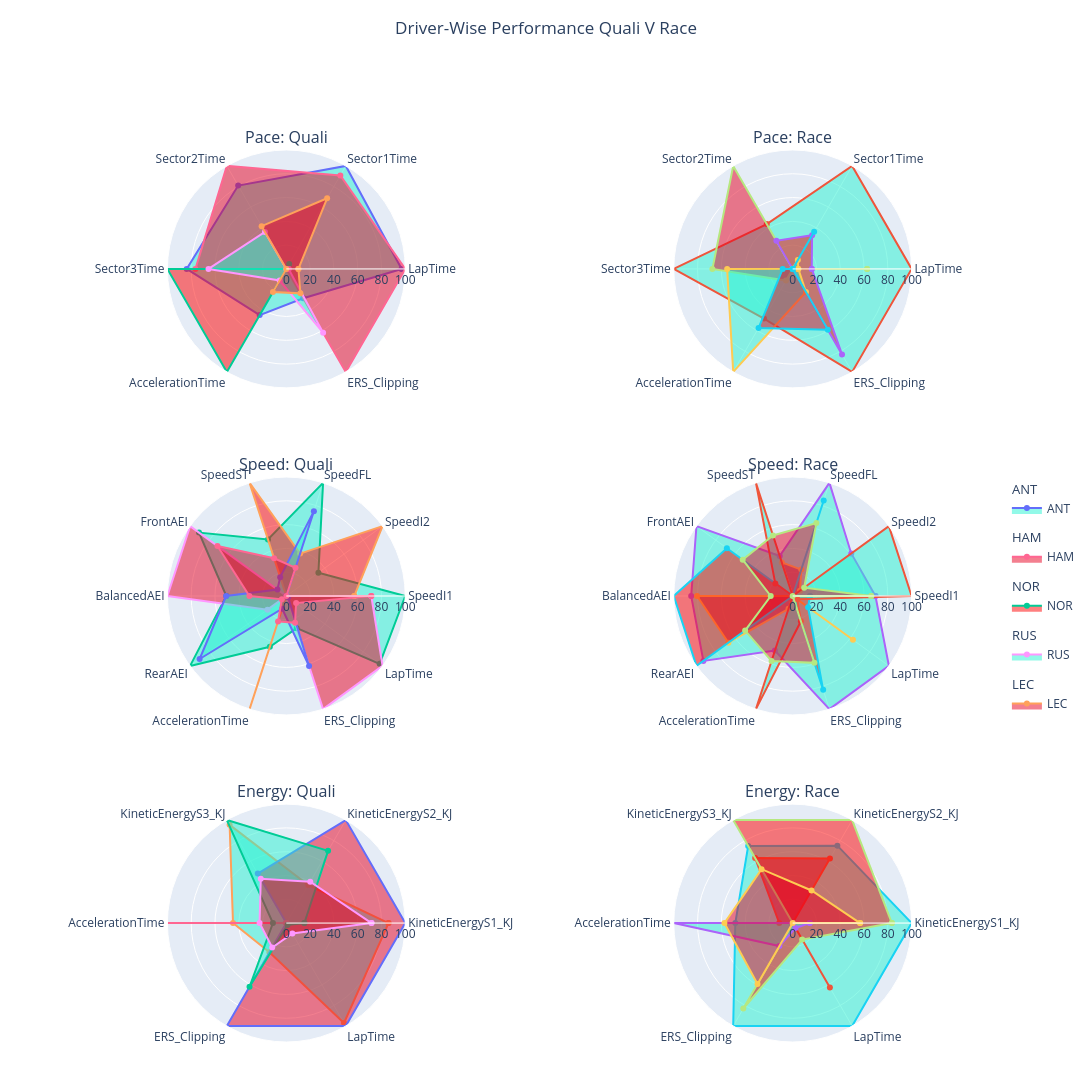

Notebook source saved alongside this figure:
### Code cell
polar_fig = data_vis.create_comparison_radar(
    quali_performance=quali_performance_rescaled,
    race_performance=race_performance_rescaled,
    drivers=top_5_drivers.to_list(),
    show_pace_categories=True,
    show_speed_categories=True,
    show_energy_categories=True,
)

polar_fig.show()

### Figure 1 — Plotly figure (JSON) as saved in the notebook; plotly's stock layout.template omitted (floating-point values rounded to 4 significant figures)
{"data": [{"fill": "toself", "fillcolor": "rgba(0.15294117647058825, 0.9568627450980393, 0.8235294117647058, 0.5)", "legendgroup": "ANT", "legendgrouptitle": {"text": "ANT"}, "name": "ANT", "r": [96.98, 100.0, 80.95, 83.77, 44.84, 28.42, 96.98], "showlegend": true, "subplot": "polar", "theta": ["LapTime", "Sector1Time", "Sector2Time", "Sector3Time", "AccelerationTime", "ERS_Clipping", "LapTime"], "type": "scatterpolar"}, {"fill": "toself", "fillcolor": "rgba(0.15294117647058825, 0.9568627450980393, 0.8235294117647058, 0.5)", "legendgroup": "ANT", "legendgrouptitle": {"text": "ANT"}, "name": "ANT", "r": [100.0, 100.0, 43.53, 100.0, 48.24, 100.0, 100.0], "showlegend": false, "subplot": "polar2", "theta": ["LapTime", "Sector1Time", "Sector2Time", "Sector3Time", "AccelerationTime", "ERS_Clipping", "LapTime"], "type": "scatterpolar"}, {"fill": "toself", "fillcolor": "rgba(0.15294117647058825, 0.9568627450980393, 0.8235294117647058, 0.5)", "legendgroup": "ANT", "legendgrouptitle": {"text": "ANT"}, "name": "ANT", "r": [100.0, 33.33, 100.0, 50.0, 90.76, 50.43, 100.0, 44.84, 28.42, 96.98, 100.0], "showlegend": false, "subplot": "polar3", "theta": ["SpeedI1", "SpeedI2", "SpeedFL", "SpeedST", "FrontAEI", "BalancedAEI", "RearAEI", "AccelerationTime", "ERS_Clipping", "LapTime", "SpeedI1"], "type": "scatterpolar"}, {"fill": "toself", "fillcolor": "rgba(0.15294117647058825, 0.9568627450980393, 0.8235294117647058, 0.5)", "legendgroup": "ANT", "legendgrouptitle": {"text": "ANT"}, "name": "ANT", "r": [69.6, 60.87, 100.0, 35.31, 100.0, 85.33, 92.81, 48.24, 100.0, 100.0, 69.6], "showlegend": false, "subplot": "polar4", "theta": ["SpeedI1", "SpeedI2", "SpeedFL", "SpeedST", "FrontAEI", "BalancedAEI", "RearAEI", "AccelerationTime", "ERS_Clipping", "LapTime", "SpeedI1"], "type": "scatterpolar"}, {"fill": "toself", "fillcolor": "rgba(0.15294117647058825, 0.9568627450980393, 0.8235294117647058, 0.5)", "legendgroup": "ANT", "legendgrouptitle": {"text": "ANT"}, "name": "ANT", "r": [85.92, 36.93, 95.37, 44.84, 28.42, 96.98, 85.92], "showlegend": false, "subplot": "polar5", "theta": ["KineticEnergyS1_KJ", "KineticEnergyS2_KJ", "KineticEnergyS3_KJ", "AccelerationTime", "ERS_Clipping", "LapTime", "KineticEnergyS1_KJ"], "type": "scatterpolar"}, {"fill": "toself", "fillcolor": "rgba(0.15294117647058825, 0.9568627450980393, 0.8235294117647058, 0.5)", "legendgroup": "ANT", "legendgrouptitle": {"text": "ANT"}, "name": "ANT", "r": [100.0, 75.15, 74.83, 48.24, 100.0, 100.0, 100.0], "showlegend": false, "subplot": "polar6", "theta": ["KineticEnergyS1_KJ", "KineticEnergyS2_KJ", "KineticEnergyS3_KJ", "AccelerationTime", "ERS_Clipping", "LapTime", "KineticEnergyS1_KJ"], "type": "scatterpolar"}, {"fill": "toself", "fillcolor": "rgba(0.9098039215686274, 0.0, 0.12549019607843137, 0.5)", "legendgroup": "HAM", "legendgrouptitle": {"text": "HAM"}, "name": "HAM", "r": [100.0, 90.82, 100.0, 76.44, 1e-05, 100.0, 100.0], "showlegend": true, "subplot": "polar", "theta": ["LapTime", "Sector1Time", "Sector2Time", "Sector3Time", "AccelerationTime", "ERS_Clipping", "LapTime"], "type": "scatterpolar"}, {"fill": "toself", "fillcolor": "rgba(0.9098039215686274, 0.0, 0.12549019607843137, 0.5)", "legendgroup": "HAM", "legendgrouptitle": {"text": "HAM"}, "name": "HAM", "r": [62.6, 1e-05, 100.0, 67.51, 11.29, 1e-05, 62.6], "showlegend": false, "subplot": "polar2", "theta": ["LapTime", "Sector1Time", "Sector2Time", "Sector3Time", "AccelerationTime", "ERS_Clipping", "LapTime"], "type": "scatterpolar"}, {"fill": "toself", "fillcolor": "rgba(0.9098039215686274, 0.0, 0.12549019607843137, 0.5)", "legendgroup": "HAM", "legendgrouptitle": {"text": "HAM"}, "name": "HAM", "r": [71.43, 1e-05, 1e-05, 1e-05, 100.0, 100.0, 19.57, 1e-05, 100.0, 100.0, 71.43], "showlegend": false, "subplot": "polar3", "theta": ["SpeedI1", "SpeedI2", "SpeedFL", "SpeedST", "FrontAEI", "BalancedAEI", "RearAEI", "AccelerationTime", "ERS_Clipping", "LapTime", "SpeedI1"], "type": "scatterpolar"}, {"fill": "toself", "fillcolor": "rgba(0.9098039215686274, 0.0, 0.12549019607843137, 0.5)", "legendgroup": "HAM", "legendgrouptitle": {"text": "HAM"}, "name": "HAM", "r": [1e-05, 7.609, 23.33, 29.72, 1e-05, 80.39, 66.79, 11.29, 1e-05, 62.6, 1e-05], "showlegend": false, "subplot": "polar4", "theta": ["SpeedI1", "SpeedI2", "SpeedFL", "SpeedST", "FrontAEI", "BalancedAEI", "RearAEI", "AccelerationTime", "ERS_Clipping", "LapTime", "SpeedI1"], "type": "scatterpolar"}, {"fill": "toself", "fillcolor": "rgba(0.9098039215686274, 0.0, 0.12549019607843137, 0.5)", "legendgroup": "HAM", "legendgrouptitle": {"text": "HAM"}, "name": "HAM", "r": [100.0, 100.0, 48.06, 1e-05, 100.0, 100.0, 100.0], "showlegend": false, "subplot": "polar5", "theta": ["KineticEnergyS1_KJ", "KineticEnergyS2_KJ", "KineticEnergyS3_KJ", "AccelerationTime", "ERS_Clipping", "LapTime", "KineticEnergyS1_KJ"], "type": "scatterpolar"}, {"fill": "toself", "fillcolor": "rgba(0.9098039215686274, 0.0, 0.12549019607843137, 0.5)", "legendgroup": "HAM", "legendgrouptitle": {"text": "HAM"}, "name": "HAM", "r": [1e-05, 62.66, 63.1, 11.29, 1e-05, 62.6, 1e-05], "showlegend": false, "subplot": "polar6", "theta": ["KineticEnergyS1_KJ", "KineticEnergyS2_KJ", "KineticEnergyS3_KJ", "AccelerationTime", "ERS_Clipping", "LapTime", "KineticEnergyS1_KJ"], "type": "scatterpolar"}, {"fill": "toself", "fillcolor": "rgba(1.0, 0.5019607843137255, 0.0, 0.5)", "legendgroup": "NOR", "legendgrouptitle": {"text": "NOR"}, "name": "NOR", "r": [1e-05, 4.831, 1e-05, 100.0, 100.0, 1e-05, 1e-05], "showlegend": true, "subplot": "polar", "theta": ["LapTime", "Sector1Time", "Sector2Time", "Sector3Time", "AccelerationTime", "ERS_Clipping", "LapTime"], "type": "scatterpolar"}, {"fill": "toself", "fillcolor": "rgba(1.0, 0.5019607843137255, 0.0, 0.5)", "legendgroup": "NOR", "legendgrouptitle": {"text": "NOR"}, "name": "NOR", "r": [16.01, 32.68, 27.4, 1e-05, 1e-05, 82.97, 16.01], "showlegend": false, "subplot": "polar2", "theta": ["LapTime", "Sector1Time", "Sector2Time", "Sector3Time", "AccelerationTime", "ERS_Clipping", "LapTime"], "type": "scatterpolar"}, {"fill": "toself", "fillcolor": "rgba(1.0, 0.5019607843137255, 0.0, 0.5)", "legendgroup": "NOR", "legendgrouptitle": {"text": "NOR"}, "name": "NOR", "r": [57.14, 100.0, 37.5, 100.0, 1e-05, 1e-05, 1e-05, 100.0, 1e-05, 1e-05, 57.14], "showlegend": false, "subplot": "polar3", "theta": ["SpeedI1", "SpeedI2", "SpeedFL", "SpeedST", "FrontAEI", "BalancedAEI", "RearAEI", "AccelerationTime", "ERS_Clipping", "LapTime", "SpeedI1"], "type": "scatterpolar"}, {"fill": "toself", "fillcolor": "rgba(1.0, 0.5019607843137255, 0.0, 0.5)", "legendgroup": "NOR", "legendgrouptitle": {"text": "NOR"}, "name": "NOR", "r": [14.54, 1e-05, 84.44, 1e-05, 68.41, 100.0, 100.0, 1e-05, 82.97, 16.01, 14.54], "showlegend": false, "subplot": "polar4", "theta": ["SpeedI1", "SpeedI2", "SpeedFL", "SpeedST", "FrontAEI", "BalancedAEI", "RearAEI", "AccelerationTime", "ERS_Clipping", "LapTime", "SpeedI1"], "type": "scatterpolar"}, {"fill": "toself", "fillcolor": "rgba(1.0, 0.5019607843137255, 0.0, 0.5)", "legendgroup": "NOR", "legendgrouptitle": {"text": "NOR"}, "name": "NOR", "r": [1e-05, 1e-05, 1e-05, 100.0, 1e-05, 1e-05, 1e-05], "showlegend": false, "subplot": "polar5", "theta": ["KineticEnergyS1_KJ", "KineticEnergyS2_KJ", "KineticEnergyS3_KJ", "AccelerationTime", "ERS_Clipping", "LapTime", "KineticEnergyS1_KJ"], "type": "scatterpolar"}, {"fill": "toself", "fillcolor": "rgba(1.0, 0.5019607843137255, 0.0, 0.5)", "legendgroup": "NOR", "legendgrouptitle": {"text": "NOR"}, "name": "NOR", "r": [83.43, 100.0, 100.0, 1e-05, 82.97, 16.01, 83.43], "showlegend": false, "subplot": "polar6", "theta": ["KineticEnergyS1_KJ", "KineticEnergyS2_KJ", "KineticEnergyS3_KJ", "AccelerationTime", "ERS_Clipping", "LapTime", "KineticEnergyS1_KJ"], "type": "scatterpolar"}, {"fill": "toself", "fillcolor": "rgba(0.15294117647058825, 0.9568627450980393, 0.8235294117647058, 0.5)", "legendgroup": "RUS", "legendgrouptitle": {"text": "RUS"}, "name": "RUS", "r": [1.923, 1e-05, 35.93, 65.45, 11.27, 61.86, 1.923], "showlegend": true, "subplot": "polar", "theta": ["LapTime", "Sector1Time", "Sector2Time", "Sector3Time", "AccelerationTime", "ERS_Clipping", "LapTime"], "type": "scatterpolar"}, {"fill": "toself", "fillcolor": "rgba(0.15294117647058825, 0.9568627450980393, 0.8235294117647058, 0.5)", "legendgroup": "RUS", "legendgrouptitle": {"text": "RUS"}, "name": "RUS", "r": [4.743, 8.656, 0.2914, 55.1, 100.0, 22.33, 4.743], "showlegend": false, "subplot": "polar2", "theta": ["LapTime", "Sector1Time", "Sector2Time", "Sector3Time", "AccelerationTime", "ERS_Clipping", "LapTime"], "type": "scatterpolar"}, {"fill": "toself", "fillcolor": "rgba(0.15294117647058825, 0.9568627450980393, 0.8235294117647058, 0.5)", "legendgroup": "RUS", "legendgrouptitle": {"text": "RUS"}, "name": "RUS", "r": [1e-05, 1e-05, 75.0, 16.67, 9.213, 50.59, 90.12, 11.27, 61.86, 1.923, 1e-05], "showlegend": false, "subplot": "polar3", "theta": ["SpeedI1", "SpeedI2", "SpeedFL", "SpeedST", "FrontAEI", "BalancedAEI", "RearAEI", "AccelerationTime", "ERS_Clipping", "LapTime", "SpeedI1"], "type": "scatterpolar"}, {"fill": "toself", "fillcolor": "rgba(0.15294117647058825, 0.9568627450980393, 0.8235294117647058, 0.5)", "legendgroup": "RUS", "legendgrouptitle": {"text": "RUS"}, "name": "RUS", "r": [100.0, 100.0, 1e-05, 100.0, 18.05, 1e-05, 1e-05, 100.0, 22.33, 4.743, 100.0], "showlegend": false, "subplot": "polar4", "theta": ["SpeedI1", "SpeedI2", "SpeedFL", "SpeedST", "FrontAEI", "BalancedAEI", "RearAEI", "AccelerationTime", "ERS_Clipping", "LapTime", "SpeedI1"], "type": "scatterpolar"}, {"fill": "toself", "fillcolor": "rgba(0.15294117647058825, 0.9568627450980393, 0.8235294117647058, 0.5)", "legendgroup": "RUS", "legendgrouptitle": {"text": "RUS"}, "name": "RUS", "r": [15.17, 70.16, 100.0, 11.27, 61.86, 1.923, 15.17], "showlegend": false, "subplot": "polar5", "theta": ["KineticEnergyS1_KJ", "KineticEnergyS2_KJ", "KineticEnergyS3_KJ", "AccelerationTime", "ERS_Clipping", "LapTime", "KineticEnergyS1_KJ"], "type": "scatterpolar"}, {"fill": "toself", "fillcolor": "rgba(0.15294117647058825, 0.9568627450980393, 0.8235294117647058, 0.5)", "legendgroup": "RUS", "legendgrouptitle": {"text": "RUS"}, "name": "RUS", "r": [14.36, 1e-05, 1e-05, 100.0, 22.33, 4.743, 14.36], "showlegend": false, "subplot": "polar6", "theta": ["KineticEnergyS1_KJ", "KineticEnergyS2_KJ", "KineticEnergyS3_KJ", "AccelerationTime", "ERS_Clipping", "LapTime", "KineticEnergyS1_KJ"], "type": "scatterpolar"}, {"fill": "toself", "fillcolor": "rgba(0.9098039215686274, 0.0, 0.12549019607843137, 0.5)", "legendgroup": "LEC", "legendgrouptitle": {"text": "LEC"}, "name": "LEC", "r": [10.16, 68.6, 41.56, 1e-05, 22.5, 23.73, 10.16], "showlegend": true, "subplot": "polar", "theta": ["LapTime", "Sector1Time", "Sector2Time", "Sector3Time", "AccelerationTime", "ERS_Clipping", "LapTime"], "type": "scatterpolar"}, {"fill": "toself", "fillcolor": "rgba(0.9098039215686274, 0.0, 0.12549019607843137, 0.5)", "legendgroup": "LEC", "legendgrouptitle": {"text": "LEC"}, "name": "LEC", "r": [1e-05, 36.12, 1e-05, 8.405, 57.39, 59.12, 1e-05], "showlegend": false, "subplot": "polar2", "theta": ["LapTime", "Sector1Time", "Sector2Time", "Sector3Time", "AccelerationTime", "ERS_Clipping", "LapTime"], "type": "scatterpolar"}, {"fill": "toself", "fillcolor": "rgba(0.9098039215686274, 0.0, 0.12549019607843137, 0.5)", "legendgroup": "LEC", "legendgrouptitle": {"text": "LEC"}, "name": "LEC", "r": [71.43, 1e-05, 25.0, 33.33, 71.56, 31.05, 4.692, 22.5, 23.73, 10.16, 71.43], "showlegend": false, "subplot": "polar3", "theta": ["SpeedI1", "SpeedI2", "SpeedFL", "SpeedST", "FrontAEI", "BalancedAEI", "RearAEI", "AccelerationTime", "ERS_Clipping", "LapTime", "SpeedI1"], "type": "scatterpolar"}, {"fill": "toself", "fillcolor": "rgba(0.9098039215686274, 0.0, 0.12549019607843137, 0.5)", "legendgroup": "LEC", "legendgrouptitle": {"text": "LEC"}, "name": "LEC", "r": [66.08, 11.96, 64.44, 53.5, 51.97, 18.45, 49.41, 57.39, 59.12, 1e-05, 66.08], "showlegend": false, "subplot": "polar4", "theta": ["SpeedI1", "SpeedI2", "SpeedFL", "SpeedST", "FrontAEI", "BalancedAEI", "RearAEI", "AccelerationTime", "ERS_Clipping", "LapTime", "SpeedI1"], "type": "scatterpolar"}, {"fill": "toself", "fillcolor": "rgba(0.9098039215686274, 0.0, 0.12549019607843137, 0.5)", "legendgroup": "LEC", "legendgrouptitle": {"text": "LEC"}, "name": "LEC", "r": [71.6, 40.23, 42.98, 22.5, 23.73, 10.16, 71.6], "showlegend": false, "subplot": "polar5", "theta": ["KineticEnergyS1_KJ", "KineticEnergyS2_KJ", "KineticEnergyS3_KJ", "AccelerationTime", "ERS_Clipping", "LapTime", "KineticEnergyS1_KJ"], "type": "scatterpolar"}, {"fill": "toself", "fillcolor": "rgba(0.9098039215686274, 0.0, 0.12549019607843137, 0.5)", "legendgroup": "LEC", "legendgrouptitle": {"text": "LEC"}, "name": "LEC", "r": [56.69, 31.65, 52.36, 57.39, 59.12, 1e-05, 56.69], "showlegend": false, "subplot": "polar6", "theta": ["KineticEnergyS1_KJ", "KineticEnergyS2_KJ", "KineticEnergyS3_KJ", "AccelerationTime", "ERS_Clipping", "LapTime", "KineticEnergyS1_KJ"], "type": "scatterpolar"}], "layout": {"annotations": [{"font": {"size": 16}, "showarrow": false, "text": "Pace: Quali", "x": 0.175, "xanchor": "center", "xref": "paper", "y": 1, "yanchor": "bottom", "yref": "paper"}, {"font": {"size": 16}, "showarrow": false, "text": "Pace: Race", "x": 0.825, "xanchor": "center", "xref": "paper", "y": 1, "yanchor": "bottom", "yref": "paper"}, {"font": {"size": 16}, "showarrow": false, "text": "Speed: Quali", "x": 0.175, "xanchor": "center", "xref": "paper", "y": 0.6333, "yanchor": "bottom", "yref": "paper"}, {"font": {"size": 16}, "showarrow": false, "text": "Speed: Race", "x": 0.825, "xanchor": "center", "xref": "paper", "y": 0.6333, "yanchor": "bottom", "yref": "paper"}, {"font": {"size": 16}, "showarrow": false, "text": "Energy: Quali", "x": 0.175, "xanchor": "center", "xref": "paper", "y": 0.2667, "yanchor": "bottom", "yref": "paper"}, {"font": {"size": 16}, "showarrow": false, "text": "Energy: Race", "x": 0.825, "xanchor": "center", "xref": "paper", "y": 0.2667, "yanchor": "bottom", "yref": "paper"}], "height": 1800, "legend": {"x": 1.1, "xanchor": "left", "y": 0.5, "yanchor": "middle"}, "margin": {"b": 50, "l": 150, "r": 150, "t": 150}, "polar": {"domain": {"x": [0, 0.35], "y": [0.7333, 1]}, "radialaxis": {"range": [0, 100], "visible": true}}, "polar2": {"domain": {"x": [0.65, 1.0], "y": [0.7333, 1]}, "radialaxis": {"range": [0, 100], "visible": true}}, "polar3": {"domain": {"x": [0, 0.35], "y": [0.3667, 0.6333]}, "radialaxis": {"range": [0, 100], "visible": true}}, "polar4": {"domain": {"x": [0.65, 1.0], "y": [0.3667, 0.6333]}, "radialaxis": {"range": [0, 100], "visible": true}}, "polar5": {"domain": {"x": [0, 0.35], "y": [0, 0.2667]}, "radialaxis": {"range": [0, 100], "visible": true}}, "polar6": {"domain": {"x": [0.65, 1.0], "y": [0, 0.2667]}, "radialaxis": {"range": [0, 100], "visible": true}}, "showlegend": true, "title": {"text": "Driver-Wise Performance Quali V Race", "x": 0.5, "y": 0.98}, "width": 1280}}
